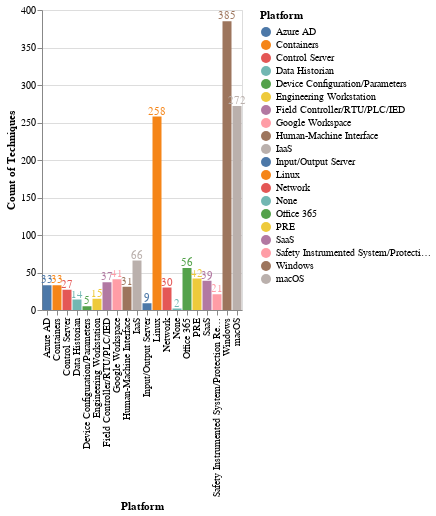

The notebook cell saved with this chart:
### Markdown cell above
Let's create a visualization to show the number of techniques grouped by platform:

### Code cell
platform_distribution = pandas.DataFrame({
    'Platform': list(techniques_platform_2.groupby(['platform'])['platform'].count().keys()),
    'Count of Techniques': techniques_platform_2.groupby(['platform'])['platform'].count().tolist()})
bars = alt.Chart(platform_distribution,height=300).mark_bar().encode(x ='Platform',y='Count of Techniques',color='Platform').properties(width=200)
text = bars.mark_text(align='center',baseline='middle',dx=0,dy=-5).encode(text='Count of Techniques')
bars + text

### Figure 1 — Vega-Lite specification as saved in the notebook (floating-point values rounded to 4 significant figures)
{"config": {"view": {"continuousWidth": 400, "continuousHeight": 300}}, "layer": [{"mark": "bar", "encoding": {"color": {"field": "Platform", "type": "nominal"}, "x": {"field": "Platform", "type": "nominal"}, "y": {"field": "Count of Techniques", "type": "quantitative"}}, "height": 300, "width": 200}, {"mark": {"type": "text", "align": "center", "baseline": "middle", "dx": 0, "dy": -5}, "encoding": {"color": {"field": "Platform", "type": "nominal"}, "text": {"field": "Count of Techniques", "type": "quantitative"}, "x": {"field": "Platform", "type": "nominal"}, "y": {"field": "Count of Techniques", "type": "quantitative"}}, "height": 300, "width": 200}], "data": {"name": "data-a4ac7e8e5b956d61b690419d3c348342"}, "$schema": "https://vega.github.io/schema/vega-lite/v4.17.0.json", "datasets": {"data-a4ac7e8e5b956d61b690419d3c348342": [{"Platform": "Azure AD", "Count of Techniques": 33}, {"Platform": "Containers", "Count of Techniques": 33}, {"Platform": "Control Server", "Count of Techniques": 27}, {"Platform": "Data Historian", "Count of Techniques": 14}, {"Platform": "Device Configuration/Parameters", "Count of Techniques": 5}, {"Platform": "Engineering Workstation", "Count of Techniques": 15}, {"Platform": "Field Controller/RTU/PLC/IED", "Count of Techniques": 37}, {"Platform": "Google Workspace", "Count of Techniques": 41}, {"Platform": "Human-Machine Interface", "Count of Techniques": 31}, {"Platform": "IaaS", "Count of Techniques": 66}, {"Platform": "Input/Output Server", "Count of Techniques": 9}, {"Platform": "Linux", "Count of Techniques": 258}, {"Platform": "Network", "Count of Techniques": 30}, {"Platform": "None", "Count of Techniques": 2}, {"Platform": "Office 365", "Count of Techniques": 56}, {"Platform": "PRE", "Count of Techniques": 42}, {"Platform": "SaaS", "Count of Techniques": 39}, {"Platform": "Safety Instrumented System/Protection Relay", "Count of Techniques": 21}, {"Platform": "Windows", "Count of Techniques": 385}, {"Platform": "macOS", "Count of Techniques": 272}]}}
